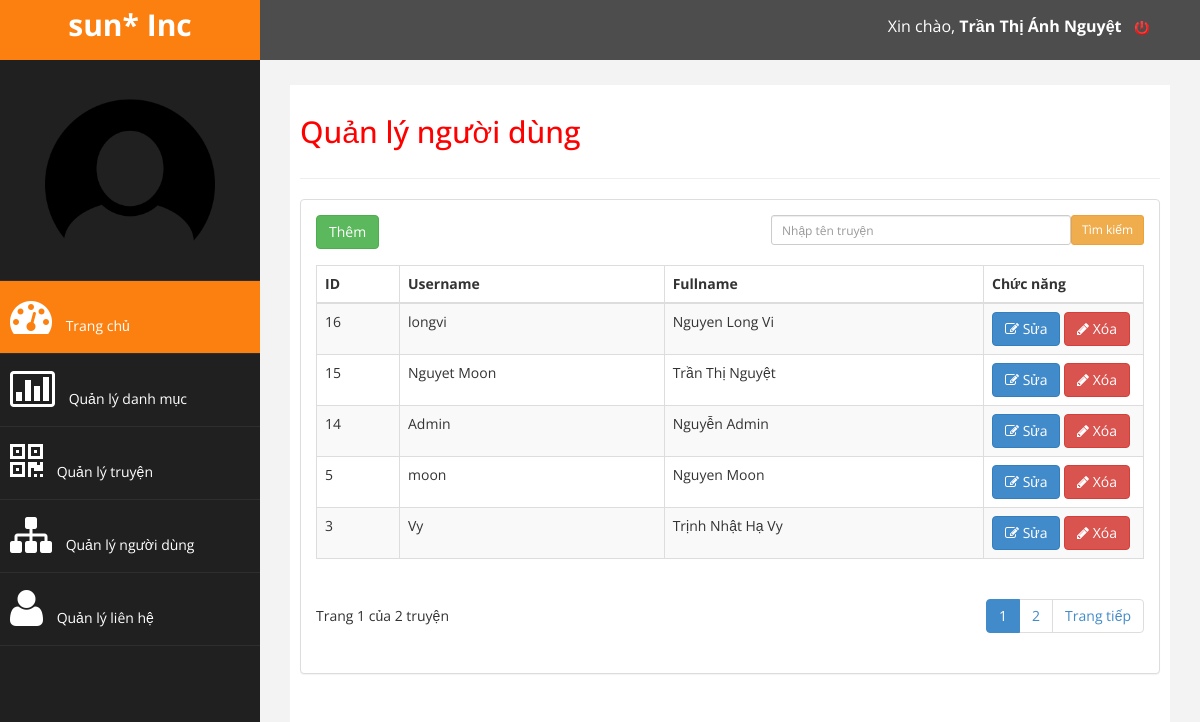
/user/index.php (signed in), run on the app's committed database.
### tables this page shows
CREATE TABLE `users` (
  `id` int(5) UNSIGNED NOT NULL,
  `username` varchar(150) NOT NULL,
  `fullname` varchar(200) NOT NULL,
  `password` varchar(100) NOT NULL,
  `phone` varchar(50) DEFAULT NULL,
  `address` varchar(100) DEFAULT NULL,
  `ngaysinh` date DEFAULT NULL
);

### user/index.php (the view, shortened to what this page needs)
<?php require_once $_SERVER['DOCUMENT_ROOT'] . '/adminStory/templates/admin/inc/header.php';
 ?>
<?php require_once $_SERVER['DOCUMENT_ROOT'] . '/adminStory/templates/admin/inc/leftbar.php'; ?>
<?php
    $queryTSD = "SELECT COUNT(*) AS TSD  FROM users";
    $resultTSD = $mysqli->query($queryTSD);
    $arTSD = mysqli_fetch_assoc($resultTSD);
    $TongSoDong = $arTSD['TSD'];
    $row_count = ROW_COUNT;
    $TongSoTrang = ceil($TongSoDong/$row_count);
    $current_page = 1;
    $offset = ($current_page-1)* $row_count;
?>
<div id="page-wrapper">
    <div id="page-inner">
        <div class="row">
            <div class="col-md-12">
                <h2>Quản lý người dùng</h2>
            </div>
        </div>
        <hr />
        <div class="row">
            <div class="col-md-12">
                <div class="panel panel-default">
                    <div class="panel-body">
                        <div class="table-responsive">
                            <div class="row">
                                <div class="col-sm-6">
                                    <a href="add.php" class="btn btn-success btn-md">Thêm</a>
                                </div>
                                <div class="col-sm-6" style="text-align: right;">
                                    <form method="post" action="">
                                        <input type="submit" name="search" value="Tìm kiếm" class="btn btn-warning btn-sm" style="float:right" />
                                        <input type="search" class="form-control input-sm" placeholder="Nhập tên truyện" style="float:right; width: 300px;" />
                                    </form><br />
                                </div>
                            </div>
                            <table class="table table-striped table-bordered table-hover" id="dataTables-example">
                                <thead>
                                    <tr>
                                        <th>ID</th>
                                        <th>Username</th>
                                        <th>Fullname</th>
                                        <th width="160px" >Chức năng</th>
                                    </tr>
                                </thead>
                                <tbody>
                                    <?php
                                        $query = "SELECT * FROM users ORDER BY id DESC LIMIT {$offset}, {$row_count}";
                                        $result = $mysqli->query($query);
                                        while ($arItem = mysqli_fetch_assoc($result)) {
                                           $id = $arItem['id'];
                                           $username = $arItem['username'];
                                           $fullname = $arItem['fullname'];
                                    ?>
                                    <tr class="gradeX">
                                        <td><?php echo $id; ?></td>
                                        <td><?php echo $username; ?></td>
                                        <td><?php echo $fullname; ?></td>
                                        <td class="center">
                                            <a href="edit.php?id=<?php echo $id; ?>" title="" class="btn btn-primary"><i class="fa fa-edit "></i> Sửa</a>
                                            <a href="del.php?id=<?php echo $id; ?>" onclick="return confirm('Bạn có thật sự muốn xóa danh mục này?')" title="" class="btn btn-danger"><i class="fa fa-pencil"></i> Xóa</a>
                                        </td>
                                    </tr>
                                   <?php
                                        }
                                   ?>
                                </tbody>
                            </table>
                            <div class="row">
                            <div class="col-sm-6">
                                    <div class="dataTables_info" id="dataTables-example_info" style="margin-top:27px">Trang <?php echo $current_page; ?> của <?php echo $TongSoTrang; ?> truyện</div>
                                </div>
                                <div class="col-sm-6" style="text-align: right;">
                                    <div class="dataTables_paginate paging_simple_numbers" id="dataTables-example_paginate">
                                        <ul class="pagination">
                                        <?php
                                            for($i=1; $i<=$TongSoTrang; $i++){
                                                if( $i == $current_page){
                                        ?>
                                                     <li class="paginate_button active" aria-controls="dataTables-example" tabindex="0"><a href="#"><?php echo $current_page;?></a></li>
                                        <?php
                                            }else{
                                        ?>
                                            <li class="paginate_button " aria-controls="dataTables-example" tabindex="0"><a href="index.php?page=<?php echo $i;?>"><?php echo $i;?></a></li>
                                        <?php
                                            }
                                        ?>
                                        <?php
                                        }
                                        ?>
                                        <?php
                                            if($current_page < $TongSoTrang && $TongSoTrang >1){
                                        ?>
                                               <li class="paginate_button next" aria-controls="dataTables-example" tabindex="0" id="dataTables-example_next"><a href="index.php?page=<?php echo ($current_page +1)?>">Trang tiếp</a></li>
                                        <?php
                                            }
                                        ?>
                                        </ul>
                                    </div>
                                </div>
                            </div>
                        </div>
                    </div>
                </div>
            </div>
        </div>
    </div>
</div>
<?php require_once $_SERVER['DOCUMENT_ROOT'] . '/adminStory/templates/admin/inc/footer.php'; ?>

### templates/admin/assets/css/custom.css (style rules this page uses)
body { font-family: 'Open Sans', sans-serif; }
#page-wrapper { padding: 15px 15px; min-height: 600px; background:#F3F3F3; }
#page-inner { width:100%; margin:10px 20px 10px 0px; background-color:#fff!important; padding:10px; min-height:1200px; }
h2 { color: #f00; }
@media (min-width:768px) { #page-wrapper { margin: 0 0 0 260px; padding: 15px 30px; min-height: 1200px; } }

### data on the page
users: id "16", username "longvi", fullname "Nguyen Long Vi"
users: id "15", username "Nguyet Moon", fullname "Trần Thị Nguyệt"
users: id "14", username "Admin", fullname "Nguyễn Admin"
users: id "5", username "moon", fullname "Nguyen Moon"
users: id "3", username "Vy", fullname "Trịnh Nhật Hạ Vy"

### other printed values
$name "Trần Thị Ánh Nguyệt"
$current_page "1"
$TongSoTrang "2"
